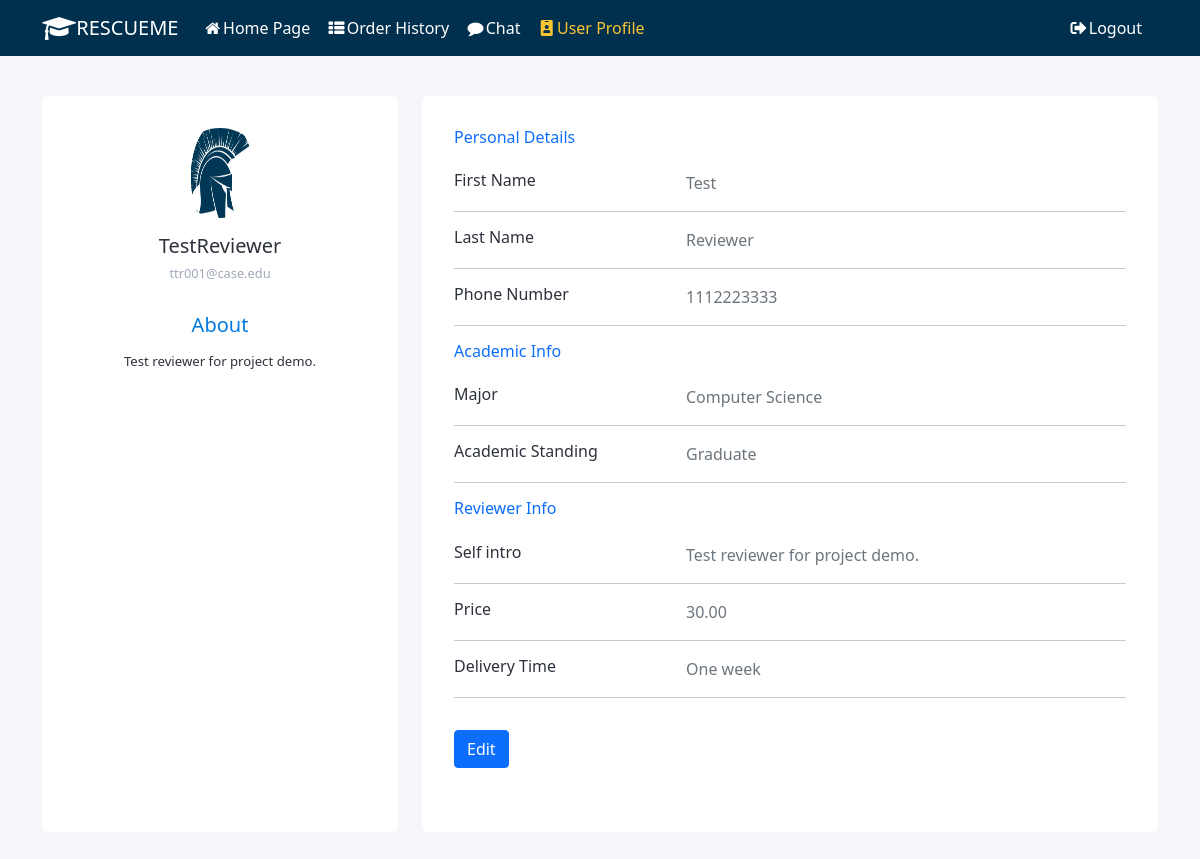
The app's page /user_profile/ (signed in) with its own data.
### resume_review/models.py (models this page shows)
class Account(models.Model):
    FRESHMEN = 'Freshmen'
    SOPHOMORE = 'Sophomore'
    JUNIOR = 'Junior'
    SENIOR = 'Senior'
    GRADUATE = 'Graduate'
    ACADEMIC_STANDING = [
        (FRESHMEN, 'Freshmen'),
        (SOPHOMORE, 'Sophomore'),
        (JUNIOR, 'Junior'),
        (SENIOR, 'Senior'),
        (GRADUATE, 'Graduate'),
    ]
    MAJOR = source_api.get_major_list()
    user = models.ForeignKey(User, on_delete=models.CASCADE)
    first_name = models.CharField(max_length=255)
    last_name = models.CharField(max_length=255)
    major = models.CharField(max_length=255, choices=MAJOR)
    academic = models.CharField(
        max_length=255, choices=ACADEMIC_STANDING)
    phone = models.CharField(max_length=12)
    create_at = models.DateField(auto_now=True)
    avatar = models.ImageField(
        upload_to='profile_pic', null=True, default='user.png')

class Reviewer(models.Model):
    account = models.ForeignKey(Account, on_delete=models.CASCADE)
    price = models.DecimalField(max_digits=6, decimal_places=2, default=0)
    specialized_field = models.CharField(max_length=255)
    self_intro = models.TextField()
    DELIVERY_TIME_CHOICES = [
        ('delivery_1', 'One week'),
        ('delivery_2', 'Two weeks'),
        ('delivery_3', 'Three weeks'),
        ('delivery_4', 'Four weeks or more'),
    ]
    rate = models.FloatField(default=0)
    delivery_time = models.CharField(
        max_length=255, choices=DELIVERY_TIME_CHOICES, default='delivery_1')

### resume_review/views.py (the view, shortened to what this page needs)
# urls.py: path('user_profile/', views.UserProfileView.as_view(), name='user_profile'),
class UserProfileView(FormView):
    template_name = 'user_profile.html'
    form_class = UserProfileForm
    success_url = '/user_profile'
    def get_context_data(self, **kwargs):
        context = super().get_context_data(**kwargs)
        user = self.request.user
        context['user_name'] = user.username if user.is_authenticated else None
        context['email'] = user.email if user.is_authenticated else None
        context['account'] = user_api.get_account_by_user(user)
        account = user_api.get_account_by_user(user)
        reviewer = user_api.get_reviewer_by_account(account)
        if not reviewer:
            context['self_intro'] = ''
            context['reviewer'] = 'false'
            context['price'] = ''
            context['delivery_time'] = ''
        else:
            context['self_intro'] = reviewer.self_intro
            context['reviewer'] = 'true'
            context['price'] = reviewer.price
            context['delivery_time'] = reviewer.delivery_time
        return context
    def get(self, request, *args, **kwargs):
        context = self.get_context_data(**kwargs)
        if not self.request.user.is_authenticated:
            return HttpResponseRedirect('/')
        return self.render_to_response(context)

### resume_review/user_api.py (called while the page is built)
def get_reviewer_by_account(account):
    try:
        reviewers = Reviewer.objects.filter(account=account)
        if len(reviewers) == 0:
            logger.error('cannot find reviewer for %s' % account.user)
            return None
        return reviewers[0]
    except:
        logger.error('get_reviewer_by_account failed')
    return None

def get_account_by_user(user):
    try:
        accounts = Account.objects.filter(user=user)
        if len(accounts) == 0:
            logger.error('cannot find account for user %s' % user)
            return None
        return accounts[0]
    except:
        logger.error('get_account_by_user failed')
    return None

### resume_review/templates/user_profile.html (shortened to what this page needs)
{% extends "base.html" %}
{% load static %}
{% block content %}
<link rel="stylesheet" href="{% static 'css/user_profile.css' %}" />
<div class="main-body">
    <form class="profile-form" id="profile-form" method="post" action="" enctype="multipart/form-data" novalidate>
        <div class="container">
            <div class="row gutters">
                <div class="col-xl-4 col-lg-4 col-md-12 col-sm-12 col-12">
                    <div class="card h-100">
                        <div class="card-body">
                            <div class="account-settings">
                                <div class="user-profile">
                                    <div class="user-avatar">
                                        <img class="profile-pic" src="{{account.avatar.url}}" >
                                    </div>
                                    <h5 class="user-name">{{ user_name }}</h5>
                                    <h6 class="user-email">{{ email }}</h6>
                                    {% if reviewer == 'true' %}
                                    <div class="about">
                                        <h5>About</h5>
                                        <p>{{ self_intro }}</p>
                                    </div>
                                    {% endif %}
                                </div>
                            </div>
                        </div>
                    </div>
                </div>
                <div class="col-xl-8 col-lg-8 col-md-12 col-sm-12 col-12">
                    <div class="card h-100">
                        <div class="card-body">
                            <div class="row mb-3">
                                <div class="col-sm-12">
                                    <h6 class="mb-2 text-primary">Personal Details</h6>
                                </div>
                            </div>
                            <div class="row mb-3">
                                {% with field=form.first_name %}
                                <div class="col-sm-4">
                                    <h6 class="mb-0">{{ field.label }}</h6>
                                </div>
                                <div class="col-sm-8">
                                    <div class="info text-secondary" id="info_first_name">
                                        {{ account.first_name }}
                                    </div>
                                </div>
                                {% endwith %}</div>
                            <div class="info">
                                <hr>
                            </div>
                            <div class="row mb-3">
                                {% with field=form.last_name %}
                                <div class="col-sm-4">
                                    <h6 class="mb-0">{{ field.label }}</h6>
                                </div>
                                <div class="col-sm-8">
                                    <div class="info text-secondary" id="info_last_name">
                                        {{ account.last_name }}
                                    </div>
                                </div>
                                {% endwith %}
                            </div>
                            <div class="info">
                                <hr>
                            </div>
                            <div class="row mb-3">
                                {% with field=form.phone_number %}
                                <div class="col-sm-4">
                                    <h6 class="mb-0">{{ field.label }}</h6>
                                </div>
                                <div class="col-sm-8">
                                    <div class="info text-secondary" id="info_phone_number">
                                        {{ account.phone }}
                                    </div>
                                </div>
                                {% endwith %}
                            </div>
                            <div class="info">
                                <hr>
                            </div>
                            <div class="row mb-3">
                                <div class="col-sm-12">
                                    <h6 class="mb-2 text-primary">Academic Info</h6>
                                </div>
                            </div>
                            <div class="row mb-3">
                                {% with field=form.major %}
                                <div class="col-sm-4">
                                    <h6 class="mb-0">{{ field.label }}</h6>
                                </div>
                                <div class="col-sm-8">
                                    <div class="info text-secondary" id="info_major">
                                        {{ account.major }}
                                    </div>
                                </div>
                                {% endwith %}
                            </div>
                            <div class="info">
                                <hr>
                            </div>
                            <div class="row mb-3">
                                {% with field=form.academic_standing %}
                                <div class="col-sm-4">
                                    <h6 class="mb-0">{{ field.label }}</h6>
                                </div>
                                <div class="col-sm-8">
                                    <div class="info text-secondary" id="info_academic_standing">
                                        {{ account.academic }}
                                    </div>
                                </div>
                                {% endwith %}
                            </div>
                            <div class="info">
                                <hr>
                            </div>
                            <div class="row mb-3">
                                <div class="col-sm-12">
                                    <h6 class="mb-2 text-primary">Reviewer Info</h6>
                                </div>
                            </div>
                            {% if reviewer == "false" %}
                            <div class="reviewer-profile card mt-3">
                                <div class="justify-content-center pt-5 pb-5" style="align-items:center">
                                    <h3 class="text-center"><i class="fa fa-lock text-primary fa-3x pb-3"></i></h3>
                                    <input type="text" name="unlock" value="{{reviewer}}" id="id_unlock" hidden>
                                    <button class="btn btn-outline-primary d-flex justify-content-center" style="margin: 0 auto;" id="unlock" type="button"  data-toggle="modal" data-target="#unlockModal">Unlock Reviewer</button>
                                </div>
                            </div>
                            {% else %}
                            <div class="row mb-3">
                                {% with field=form.self_intro %}
                                <div class="col-sm-4">
                                    <h6 class="mb-0">{{ field.label }}</h6>
                                </div>
                                <div class="col-sm-8">
                                    <div class="info text-secondary" id="info_self_intro">
                                        {{ self_intro }}
                                    </div>
                                </div>
                                {% endwith %}
                            </div>
                            <div class="info">
                                <hr>
                            </div>
                            <div class="row mb-3">
                                {% with field=form.price %}
                                <div class="col-sm-4">
                                    <h6 class="mb-0">{{ field.label }}</h6>
                                </div>
                                <div class="col-sm-8">
                                    <div class="info text-secondary" id="info_price">
                                        {{ price }}
                                    </div>
                                </div>
                                {% endwith %}
                            </div>
                            <div class="info">
                                <hr>
                            </div>
                            <div class="row mb-3">
                                {% with field=form.delivery_time %}
                                <div class="col-sm-4">
                                    <h6 class="mb-0">{{ field.label }}</h6>
                                </div>
                                <div class="col-sm-8">
                                    <div class="info text-secondary" id="info_delivery_time">
                                        {{ delivery_time }}
                                    </div>
                                </div>
                                {% endwith %}
                            </div>
                            <div class="info">
                                <hr>
                            </div>
                            {% endif %}
                            <div class="row mb-3">
                                <div class="col-sm-8">
                                    <div class="text-right mt-3">
                                        <div class="info">
                                            <button type="button" name="edit" id="edit" class="btn btn-primary">Edit</button>
                                        </div>
                                    </div>
                                </div>
                            </div>
                        </div>
                    </div>
                </div>
            </div>
        </div>
    </form>
</div>
{% endblock %}

### static/css/user_profile.css (style rules this page uses)
body { margin: 0; color: #2e323c; background: #f5f6fa; position: relative; height: 100%; }
.main-body { padding-top: 20px; padding-bottom: 20px; }
.account-settings .user-profile { margin: 0 0 1rem 0; padding-bottom: 1rem; text-align: center; }
.account-settings .user-profile .user-avatar { margin: 0 0 1rem 0; }
.account-settings .user-profile .user-avatar img { width: 90px; height: 90px; -webkit-border-radius: 100px; -moz-border-radius: 100px; border-radius: 100px; }
.account-settings .user-profile h5.user-name { margin: 0 0 0.5rem 0; }
.account-settings .user-profile h6.user-email { margin: 0; font-size: 0.8rem; font-weight: 400; color: #9fa8b9; }
.account-settings .about { margin: 2rem 0 0 0; text-align: center; }
.account-settings .about h5 { margin: 0 0 15px 0; color: #007ae1; }
.account-settings .about p { font-size: 0.825rem; }
.card { background: #ffffff; -webkit-border-radius: 5px; -moz-border-radius: 5px; border-radius: 5px; border: 0; margin-bottom: 1rem; }
.card-body { padding: 2rem 2rem; }
.profile-pic { max-width: 200px; max-height:200px; margin: 0 auto; border-radius: 50%; }

### records on screen
Account: avatar (picture), first_name "Test", last_name "Reviewer", phone "1112223333", major "Computer Science", academic "Graduate"
Reviewer: self_intro "Test reviewer for project demo.", price "30.00", delivery_time "One week"

### other values on screen
{{ user_name }} "TestReviewer"
{{ email }} "ttr001@case.edu"
{{ field.label }} "First Name"
{{ field.label }} "Last Name"
{{ field.label }} "Phone Number"
{{ field.label }} "Major"
{{ field.label }} "Academic Standing"
{{ field.label }} "Self intro"
{{ field.label }} "Price"
{{ field.label }} "Delivery Time"
